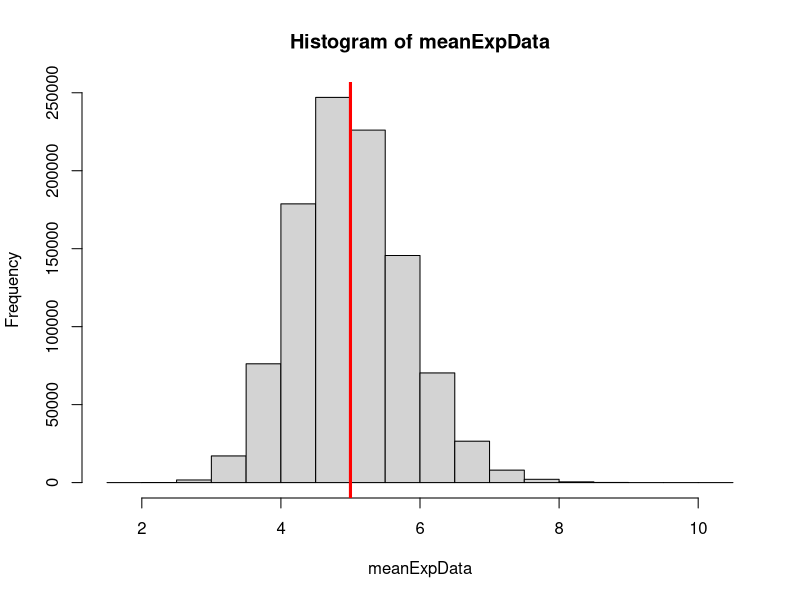
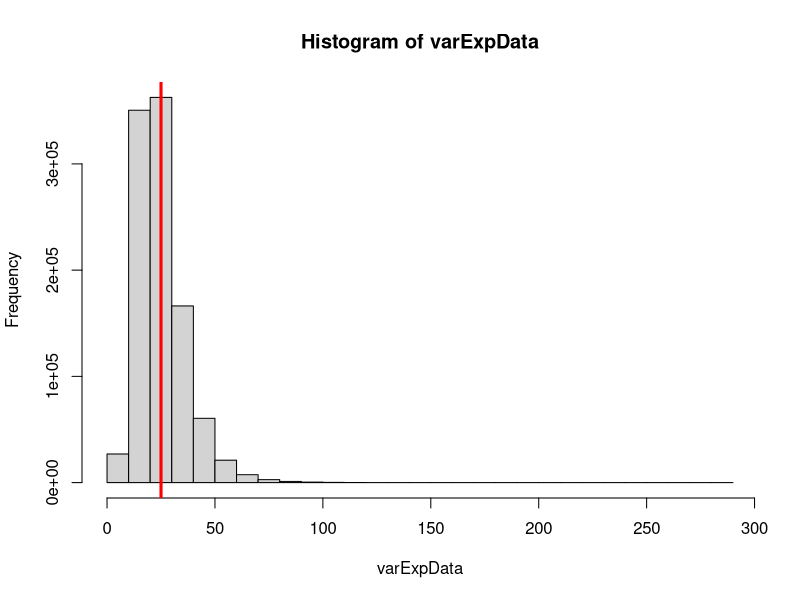

Write R code to recreate these figures, in order.
## ---- chunk 1
knitr::opts_chunk$set(echo = TRUE)
## ---- chunk 2
n<-40
meanExp<-1/0.2
nsim<-1000000
mat<- matrix(NA,nsim,n)
meanExpData<-vector("numeric",nsim)
sdExpData<-vector("numeric",nsim)
varExpData<-vector("numeric",nsim)
## obtengo mis datos
for(i in 1:nsim){
  mat[i,]<-rexp(40,0.2)
  meanExpData[i]<- mean(mat[i,])
  sdExpData[i]<-sd(mat[i,])  
  varExpData[i]<- sum((mat[i,]-meanExpData[i])^2)/(n-1)
}

## ---- chunk 3
## mean
mean(meanExpData)
##variance and sd
mean(varExpData)
#sd
sqrt(mean(varExpData))

## ---- chunk 4


hist(meanExpData)
abline(v=mean(meanExp),col="red",lwd=3)

hist(varExpData)
abline(v=mean(varExpData),col="red",lwd=3)


